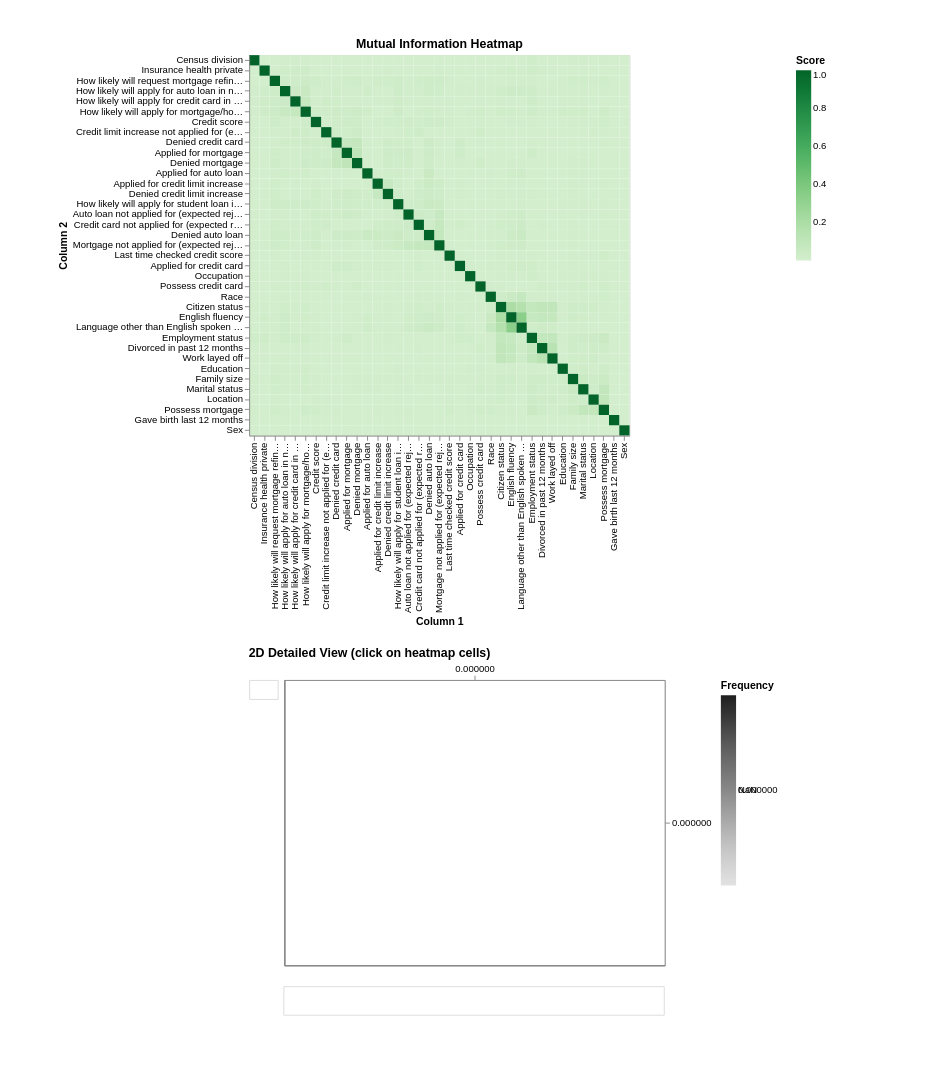

Notebook source saved alongside this figure:
### Code cell
plot_heatmap(heatmap_df, all_data, interactive=True)

### Figure 1 — Vega-Lite specification as saved in the notebook (floating-point values rounded to 4 significant figures; data arrays with more than 128 entries replaced by an {"elided": "..."} marker saying what was removed)
{"config": {"view": {"continuousWidth": 300, "continuousHeight": 300}}, "vconcat": [{"data": {"name": "data-da2f97ff7827c3320fc0e75955f664c5"}, "mark": {"type": "rect"}, "encoding": {"color": {"condition": {"test": "(datum.Score === 0)", "value": "white"}, "field": "Score", "legend": {}, "scale": {"scheme": "greens"}, "type": "quantitative"}, "tooltip": [{"field": "Column 1", "type": "nominal"}, {"field": "Column 2", "type": "nominal"}, {"field": "Score", "type": "quantitative"}], "x": {"field": "Column 1", "sort": ["Census division", "Insurance health private", "How likely will request mortgage refinance in next 12 months", "How likely will apply for auto loan in next 12 months", "How likely will apply for credit card in next 12 months", "How likely will apply for mortgage/home-based loan in next 12 months", "Credit score", "Credit limit increase not applied for (expected rejection)", "Denied credit card", "Applied for mortgage", "Denied mortgage", "Applied for auto loan", "Applied for credit limit increase", "Denied credit limit increase", "How likely will apply for student loan in next 12 months", "Auto loan not applied for (expected rejection)", "Credit card not applied for (expected rejection)", "Denied auto loan", "Mortgage not applied for (expected rejection)", "Last time checked credit score", "Applied for credit card", "Occupation", "Possess credit card", "Race", "Citizen status", "English fluency", "Language other than English spoken at home", "Employment status", "Divorced in past 12 months", "Work layed off", "Education", "Family size", "Marital status", "Location", "Possess mortgage", "Gave birth last 12 months", "Sex"], "title": "Column 1", "type": "nominal"}, "y": {"field": "Column 2", "sort": ["Census division", "Insurance health private", "How likely will request mortgage refinance in next 12 months", "How likely will apply for auto loan in next 12 months", "How likely will apply for credit card in next 12 months", "How likely will apply for mortgage/home-based loan in next 12 months", "Credit score", "Credit limit increase not applied for (expected rejection)", "Denied credit card", "Applied for mortgage", "Denied mortgage", "Applied for auto loan", "Applied for credit limit increase", "Denied credit limit increase", "How likely will apply for student loan in next 12 months", "Auto loan not applied for (expected rejection)", "Credit card not applied for (expected rejection)", "Denied auto loan", "Mortgage not applied for (expected rejection)", "Last time checked credit score", "Applied for credit card", "Occupation", "Possess credit card", "Race", "Citizen status", "English fluency", "Language other than English spoken at home", "Employment status", "Divorced in past 12 months", "Work layed off", "Education", "Family size", "Marital status", "Location", "Possess mortgage", "Gave birth last 12 months", "Sex"], "title": "Column 2", "type": "nominal"}}, "height": 400, "name": "view_1", "title": "Mutual Information Heatmap", "width": 400}, {"vconcat": [{"hconcat": [{"mark": {"type": "text", "angle": 270, "fontSize": 12, "strokeWidth": 0.5}, "encoding": {"text": {"field": "Column 2", "type": "nominal"}, "x": {"value": 15}, "y": {"value": 150}}, "name": "view_3", "transform": [{"filter": {"param": "param_1"}}], "width": 30}, {"layer": [{"mark": {"type": "text", "strokeWidth": 0.5, "text": "No Data: self comparison"}, "name": "view_2", "transform": [{"filter": {"and": [{"param": "param_1"}, "(datum.comparison_type === 'same-same')"]}}]}, {"mark": {"type": "text", "strokeWidth": 0.5, "text": "Nothing selected"}, "transform": [{"filter": {"and": [{"param": "param_1"}, "(datum.comparison_type === 'none')"]}}]}, {"mark": {"type": "circle", "color": "black", "size": 60}, "encoding": {"tooltip": [{"field": "x_data", "type": "quantitative"}, {"field": "y_data", "type": "quantitative"}], "x": {"axis": {"orient": "bottom"}, "field": "x_data", "title": null, "type": "quantitative"}, "y": {"axis": {"orient": "left"}, "field": "y_data", "title": null, "type": "quantitative"}}, "transform": [{"filter": {"and": [{"param": "param_1"}, "(datum.comparison_type === 'num-num')"]}}]}, {"mark": {"type": "boxplot", "color": "black", "size": 60}, "encoding": {"tooltip": [{"field": "x_data", "type": "nominal"}, {"field": "y_data", "type": "quantitative"}], "x": {"axis": {"orient": "top"}, "field": "x_data", "title": null, "type": "quantitative"}, "y": {"axis": {"orient": "left"}, "field": "y_data", "scale": {"padding": 0.5}, "title": null, "type": "nominal"}}, "transform": [{"filter": {"and": [{"param": "param_1"}, "(datum.comparison_type === 'num-cat')"]}}]}, {"mark": {"type": "boxplot", "color": "black", "size": 60}, "encoding": {"tooltip": [{"field": "x_data", "type": "nominal"}, {"field": "y_data", "type": "quantitative"}], "x": {"axis": {"orient": "bottom"}, "field": "x_data", "scale": {"padding": 0.5}, "title": null, "type": "nominal"}, "y": {"axis": {"orient": "right"}, "field": "y_data", "title": null, "type": "quantitative"}}, "transform": [{"filter": {"and": [{"param": "param_1"}, "(datum.comparison_type === 'cat-num')"]}}]}, {"mark": {"type": "rect", "stroke": "white"}, "encoding": {"color": {"condition": {"test": "(datum.Frequency === 0)", "value": "white"}, "field": "Frequency", "legend": {"offset": 10, "orient": "right"}, "scale": {"domainMin": 0, "scheme": "greys"}, "type": "quantitative"}, "tooltip": [{"field": "x_data", "type": "nominal"}, {"field": "y_data", "type": "nominal"}, {"field": "Frequency", "type": "quantitative"}], "x": {"axis": {"orient": "bottom"}, "field": "x_data", "title": null, "type": "nominal"}, "y": {"axis": {"orient": "left"}, "field": "y_data", "title": null, "type": "nominal"}}, "transform": [{"filter": {"and": [{"param": "param_1"}, "(datum.comparison_type === 'cat-cat')"]}}]}], "height": 300, "resolve": {"legend": {"color": "independent"}, "scale": {"color": "independent", "x": "shared", "y": "shared"}}, "width": 400}], "spacing": 5}, {"hconcat": [{"mark": {"type": "text", "opacity": 0}, "height": 30, "name": "view_4", "transform": [{"filter": "(datum.comparison_type === 'never-matches')"}], "width": 30}, {"mark": {"type": "text", "align": "center", "fontSize": 12, "strokeWidth": 0.5}, "encoding": {"text": {"field": "Column 1", "type": "nominal"}, "x": {"value": 200}, "y": {"value": 15}}, "height": 30, "name": "view_5", "transform": [{"filter": {"param": "param_1"}}], "width": 400}], "spacing": 5}], "data": {"name": "data-ba3235127b94430a0e42a13b038380dc"}, "title": "2D Detailed View (click on heatmap cells)"}], "padding": {"left": 60, "right": 130, "top": 40, "bottom": 80}, "params": [{"name": "param_1", "select": {"type": "point", "clear": false, "fields": ["Column 1", "Column 2"], "on": "click"}, "value": [{"Column 1": null}, {"Column 2": null}], "views": ["view_1"]}, {"name": "param_2", "select": {"type": "interval", "encodings": ["x", "y"]}, "bind": "scales", "views": ["view_1", "view_3", "view_2", "view_4", "view_5"]}], "spacing": 20, "$schema": "https://vega.github.io/schema/vega-lite/v5.20.1.json", "datasets": {"data-da2f97ff7827c3320fc0e75955f664c5": {"elided": "1369 records"}, "data-ba3235127b94430a0e42a13b038380dc": {"elided": "7266 records"}}}
